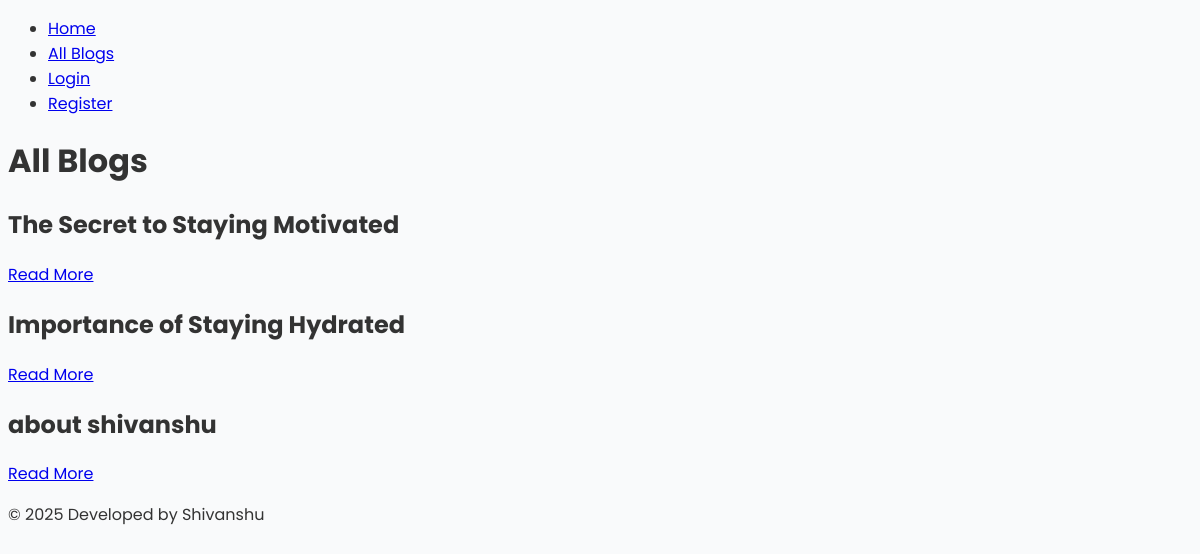
The page /blogs/ on the database as committed earlier.
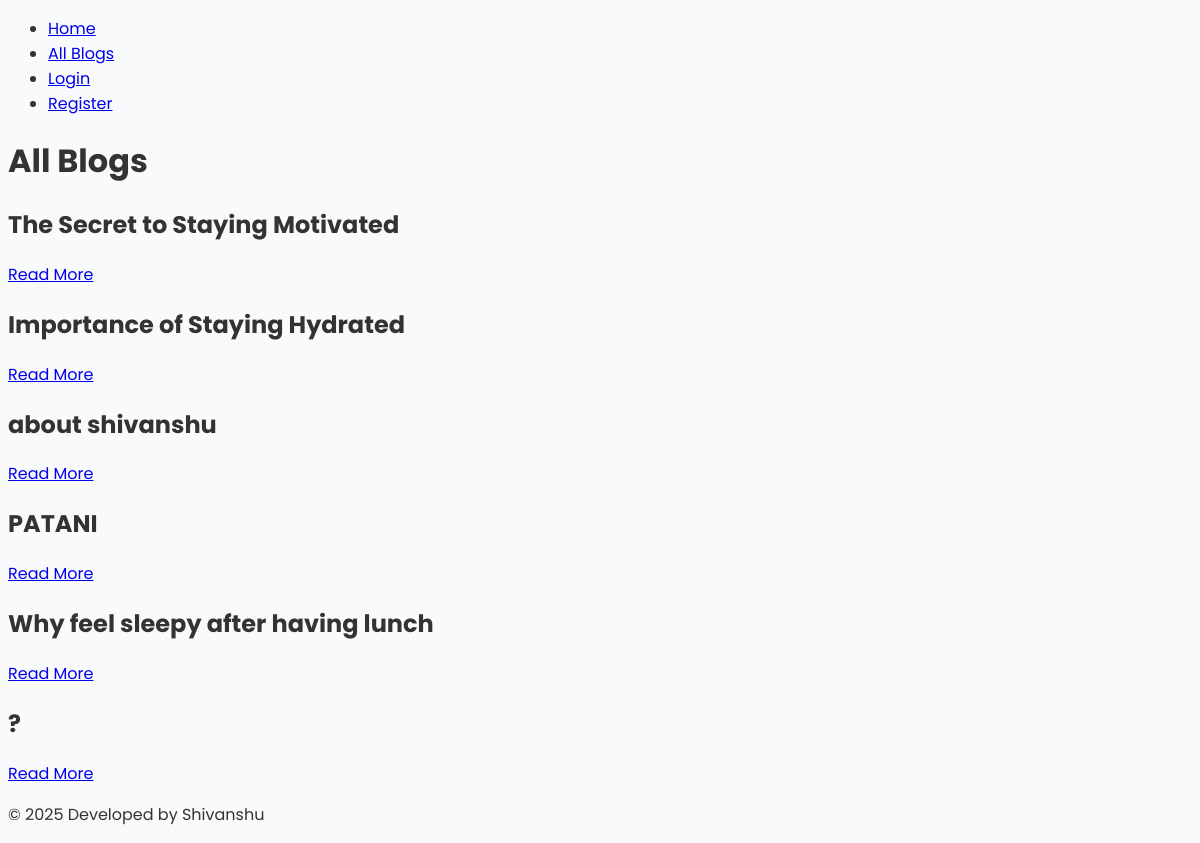
The same page on the database as committed later.
### models/blog.py (models this page shows)
class Blog(SQLModel, table=True):
    id: int = Field(primary_key=True)
    title: str
    body: str
    comments: List["Comment"] = Relationship(
        back_populates="blog",
        sa_relationship_kwargs={"cascade": "all, delete-orphan"}
    )

### routers/blogs.py (the view)
@router.get("/blogs/", response_class=HTMLResponse)
async def read_blogs(request: Request, session: SessionDep, username: str | None = Depends(get_username)):
    user_authenticated = username is not None
    blog = session.exec(select(Blog)).all()
    return templates.TemplateResponse(
        "allblogstitle.html",
        {
            "request": request,
            "blog": blog,
            "user_authenticated": user_authenticated,
            "username": username
        }
    )

### templates/allblogstitle.html (shortened to what this page needs)
{% extends "base.html" %}
{% block content %}
<div class="container">
    <h1 class="text-center">All Blogs</h1>
    <div class="blog-list">
        {% for Blog in blog %}
            <div class="blog-item">
                <h2>{{ Blog.title }}</h2>
                <a href="/blogs/{{ Blog.id }}">Read More</a>
            </div>
        {% else %}
            <p class="text-center">No blogs available.</p>
        {% endfor %}
    </div>
</div>
{% endblock %}

Rows that differ between the two databases and show on the page:
added Blog: title "PATANI"
added Blog: title "Why feel sleepy after having lunch"
added Blog: title "?"
